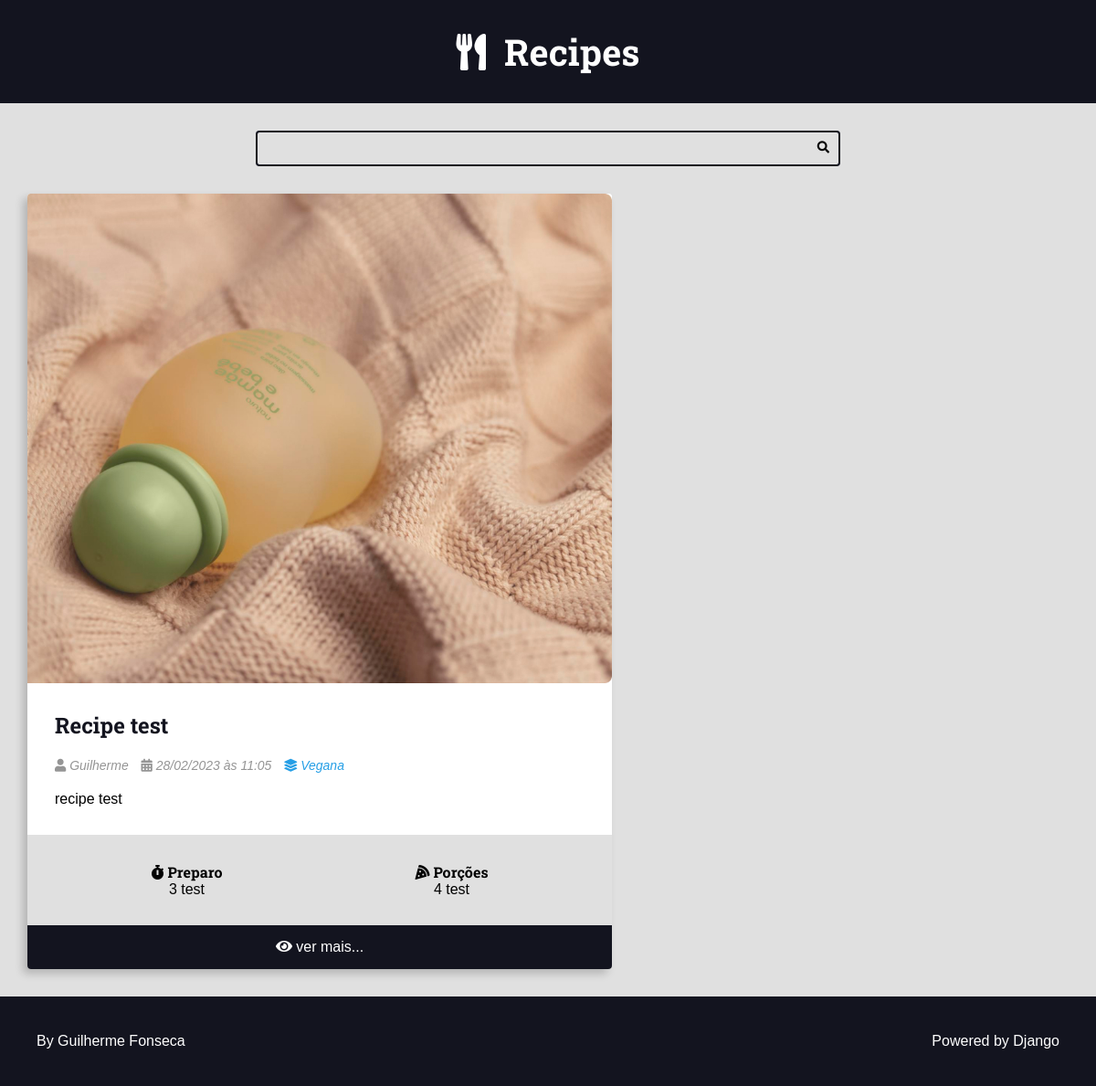
Page /recipes/category/1/ on the committed database.
### recipes/models.py (models this page shows, shortened)
class Recipe(models.Model):
    title = models.CharField(max_length=65)
    description = models.CharField(max_length=165)
    slug = models.SlugField()
    preparation_time = models.IntegerField()
    preparation_time_unit = models.CharField(max_length=65)
    servings = models.IntegerField()
    servings_unit = models.CharField(max_length=65)
    preparation_steps = models.TextField()
    preparation_steps_is_html = models.BooleanField(default=False)
    created_at = models.DateTimeField(auto_now_add=True)
    update_at = models.DateTimeField(auto_now=True)
    is_published = models.BooleanField(default=False)
    cover = models.ImageField(upload_to='recipes/cover/%Y/%m/%d/')
    category = models.ForeignKey(Category, on_delete=models.SET_NULL, null=True, blank=True, default=None)
    author = models.ForeignKey(User, on_delete=models.SET_NULL, null=True)

class Category(models.Model):
    name = models.CharField(max_length=65)

### recipes/views.py (the view)
def category(request, category_id):
    recipes = get_list_or_404(
        Recipe.objects.filter(
            category__id=category_id, is_published=True
        ).order_by("-id")
    )
    return render(
        request,
        "recipes/pages/category.html",
        context={
            "recipes": recipes,
            "title": f"{recipes[0].category.name} - Category | ",
        },
    )

### recipes/templates/recipes/pages/category.html (shortened to what this page needs)
{%extends 'global/base.html' %}
{%block content%}
    <div class="main-content main-content-list container">
        {% for recipe in recipes %}
        {% include 'recipes/partials/recipe.html' %}
    {% endfor %}
    </div>
 {%endblock%}

### recipes/templates/recipes/partials/recipe.html (shortened to what this page needs)
<div class="recipe recipe-list-item">
    <div class="recipe-cover">
        <a href="{% url 'recipes:recipe' recipe.id %}">
            <img src="{{ recipe.cover.url }}" alt="Temporário">
        </a>
    </div>
    <div class="recipe-title-container">
        <h2 class="recipe-title">
            <a href="{% url 'recipes:recipe' recipe.id %}">
                {{ recipe.title }}
            </a>
        </h2>
    </div>
    <div class="recipe-author">
        {%if recipe.author is not None %}
        <span class="recipe-author-item">
            <i class="fas fa-user"></i>
            {%if recipe.author.first_name %}
            {{ recipe.author.first_name }} {{ recipe.author.last_name }}
            {% else %}
            {{recipe.author.username}}
            {%endif%}
        </span>
        {%endif%}
        <span class="recipe-author-item">
            <i class="fas fa-calendar-alt"></i>
            {{ recipe.created_at|date:"d/m/Y" }} às {{ recipe.created_at|date:"H:i" }}
        </span>
        {%if recipe.category is not None%}
        <span class="recipe-author-item">
            <a href="{% url 'recipes:category' recipe.category.id%}">
                <i class="fas fa-layer-group"></i>
                <span>{{ recipe.category.name }}</span>
            </a>
        </span>
        {%endif%}
    </div>
    <div class="recipe-content">
        <p>{{ recipe.description }}</p>
    </div>
    <div class="recipe-meta-container">
        <div class="recipe-meta recipe-preparation">
            <h3 class="recipe-meta-title"><i class="fas fa-stopwatch"></i> Preparo</h3>
            <div class="recipe-meta-text">
                {{ recipe.preparation_time }} {{ recipe.preparation_time_unit }}
            </div>
        </div>
        <div class="recipe-meta recipe-servings">
            <h3 class="recipe-meta-title"><i class="fas fa-pizza-slice"></i> Porções</h3>
            <div class="recipe-meta-text">
                {{ recipe.servings }} {{ recipe.servings_unit }}
            </div>
        </div>
    </div>
    {% if is_detail_page is not True %}
    <footer class="recipe-footer">
        <a class="recipe-read-more button button-dark button-full-width" href="{% url 'recipes:recipe' recipe.id %}">
            <i class="fas fa-eye"></i>
            <span>ver mais...</span>
        </a>
    </footer>
{% endif %}
</div>

### recipes/static/recipes/css/styles.css (style rules this page uses)
:root { --color-primary: #269fe6; --color-primary-hover: #2086c2; --color-primary-dark: #13141f; --color-primary-dark-hover: #212336; --color-primary-light: #d4ecfa; --color-primary-light-hover: #bdd8e7; --color-white: #fff; --color-black: #000; --color-dark-text: #444; --color-info-light: #cce5ff; --color-debug-light: #cce5ff; --color-success-light: #d4edda; --color-alert-light: #fff3cd; --color-warning-light: #fff3cd; --color-error-light: #f8d7da; --color-info-dark: #4d86c4; --color-debug-dark: #4d86c4; --color-success-dark: #4a9c5d; --color-alert-dark: #927f40; --color-warning-dark: #927f40; --color-error-dark: #da525d; --color-gray-0: #f9f9f9; --color-gray-1: #e0e0e0; --color-gray-2: #c7c7c7; --color-gray-3: #aeaeae; --color-gray-4: #959595; --color-gray-5: #7d7d7d; --color-gray-6: #646464; --color-gray-7: #4b4b4b; --color-gray-8: #323232; --color-gray-9: #191919; --font-primary: sans-serif; --font-headings: 'Roboto Slab', serif; --spacing-gutter-medium: 3rem; --spacing-gutter-large: 4rem; }
* { padding: 0; margin: 0; box-sizing: border-box; }
html { font-size: 62.5%; }
h1, h2, h3, h4, h5, h6 { font-family: var(--font-headings); }
.container { margin: 0 auto; max-width: 144rem; padding: var(--spacing-gutter-medium); }
.main-content { padding-top: 0; }
.main-content-list { display: grid; grid-template-columns: repeat(auto-fit, minmax(340px, 1fr)); gap: var(--spacing-gutter-large); }
.recipe { background: var(--color-white); box-shadow: -5px 5px 10px rgba(0, 0, 0, .2); transform: scale(1); transition: all 300ms ease-in-out; border-radius: .4rem; overflow: hidden; }
.recipe img { max-width: 100%; }
.recipe-list-item { max-width: 64rem; height: fit-content; }
.recipe-title-container { padding: var(--spacing-gutter-medium); padding-bottom: 2rem; }
.recipe-author { padding: 0 var(--spacing-gutter-medium); }
.recipe-content { padding: var(--spacing-gutter-medium); padding-top: 2rem; }
.recipe-title-container a { text-decoration: none; color: var(--color-primary-dark); }
.recipe-author-item { color: var(--color-gray-4); margin-right: 1rem; font-style: italic; font-size: 1.4rem; }
.recipe-author a { color: var(--color-primary); transition: all 300ms ease-in-out; text-decoration: none; }
.recipe-meta-container { display: flex; flex-flow: row wrap; padding: var(--spacing-gutter-medium); background: var(--color-gray-1); }
.recipe-meta { display: flex; flex-flow: column nowrap; flex-shrink: 1; flex-grow: 1; text-align: center; }
.recipe-meta-title { font-size: 1.6rem; }
.recipe-footer a { background: var(--color-primary-dark); display: block; color: var(--color-white); text-decoration: none; text-align: center; padding: 1.5rem var(--spacing-gutter-medium); transition: all 300ms ease-in-out; }

### rows in the picture
Recipe: cover (picture), title "Recipe test", author.username "Guilherme", created_at "28/02/2023", created_at "11:05", category.name "Vegana", description "recipe test", preparation_time "3", preparation_time_unit "test", servings "4", servings_unit "test"
